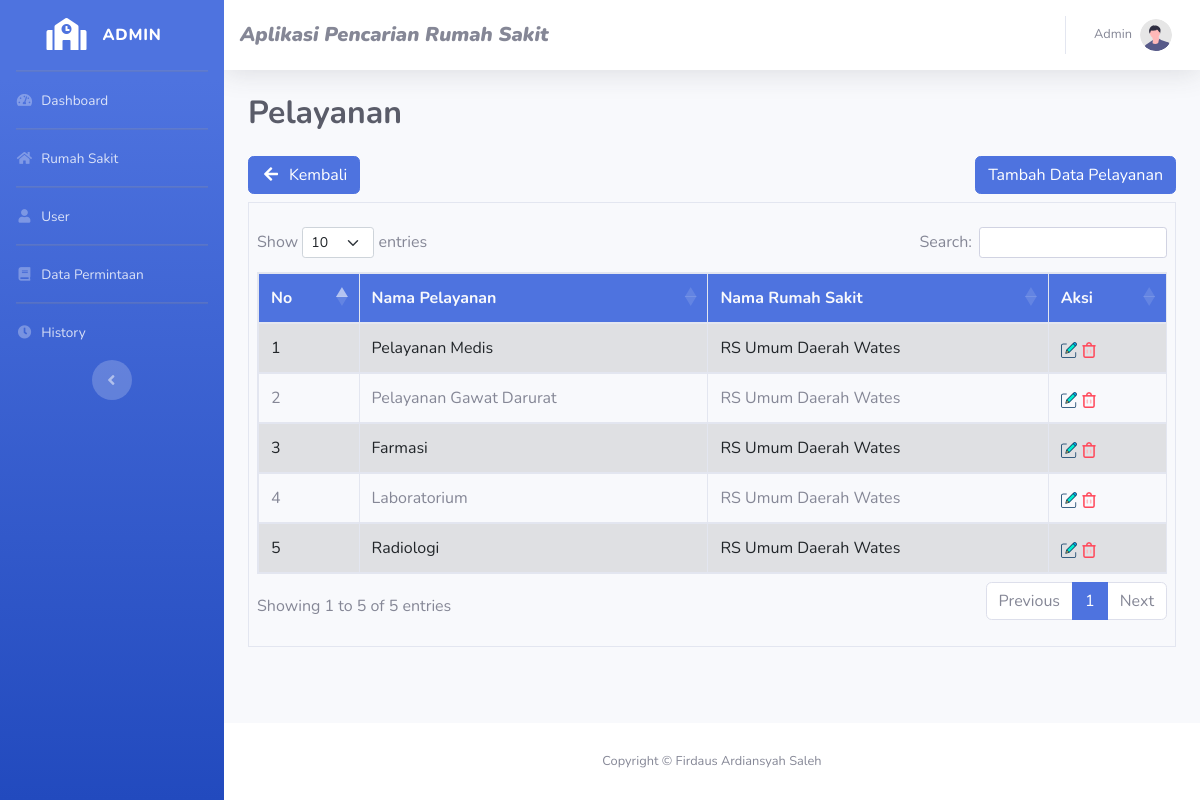
Page /views/index.php?page=pelayanan&kd_rs=3401015 (signed in) on the committed database.
### tables this page shows
CREATE TABLE `pelayanan` (
  `id_pelayanan` int(12) NOT NULL,
  `nama_pelayanan` varchar(100) NOT NULL,
  `kode_rumahsakit` int(12) NOT NULL
);

CREATE TABLE `rumah_sakit` (
  `kode_rumahsakit` int(12) NOT NULL,
  `nama_rumahsakit` varchar(100) NOT NULL,
  `jenis_rumahsakit` varchar(20) NOT NULL,
  `kelas_rumahsakit` enum('A','B','C','D') DEFAULT NULL,
  `pemilik` varchar(100) DEFAULT NULL,
  `telp` varchar(14) NOT NULL,
  `alamat` text NOT NULL,
  `latitude` double NOT NULL,
  `longitude` double NOT NULL,
  `gambar` text NOT NULL
);

### views/content/pelayanan.php (the view, shortened to what this page needs)
<?php $kd = $_GET['kd_rs']; ?>
<div class="container-fluid p-0">
    <div class="d-flex justify-content-between">
        <a href="index.php?page=rumah_sakit" class="btn btn-primary mb-2"><i class="fas fa-fw fa-arrow-left mr-2"></i>Kembali</a>
        <button type="button" class="btn btn-primary ml-5 mb-2" data-toggle="modal" style="float:right;" data-target="#tambahdatapelayanan" data-whatever="Pelayanan">Tambah Data Pelayanan</button>
    </div>
</div>
<div class="table-responsive border px-2 py-4">
    <table class="table table-bordered table-hover table-striped " id="data-table">
        <thead style="background-color: #4e73df;">
            <tr class="text-light">
                <th scope="col">No</th>
                <th scope="col">Nama Pelayanan</th>
                <th scope="col">Nama Rumah Sakit</th>
                <th scope="col">Aksi</th>
            </tr>
        </thead>
        <tbody>
            <?php
            $query = "SELECT pelayanan.*, rumah_sakit.nama_rumahsakit FROM pelayanan INNER JOIN rumah_sakit ON rumah_sakit.kode_rumahsakit = pelayanan.kode_rumahsakit WHERE pelayanan.kode_rumahsakit=$kd";
            $data_kelas = mysqli_query($koneksi, $query);
            $nomor = 1;
            while ($d = mysqli_fetch_array($data_kelas)) {
            ?>
                <tr>
                    <td><?php echo $nomor++; ?></td>
                    <td><?php echo $d['nama_pelayanan']; ?></td>
                    <td><?php echo $d['nama_rumahsakit']; ?></td>
                    <td>
                        <a data-toggle="modal" data-target="#updatedatapelayanan<?php echo $d['id_pelayanan']; ?>" class="link"><img name="pencil" src="../assets/edit.png"></a>
                        <a href="./content/function/hapuspelayanan.php?id_pelayanan=<?php echo $d['id_pelayanan'] ?>&kd=<?php echo $d['kode_rumahsakit'] ?>" class="link"><img name="delete" src="../assets/delete.png" onclick="return confirm('Yakin Akan di Hapus ?')"></a>
                    </td>
                </tr>
            <?php
            }
            ?>
        </tbody>
    </table>
</div>

### views/index.php (shortened to what this page needs)
<?php
if (isset($_GET["page"])) {
    $page = $_GET["page"];
} else {
    $page = "dashboard";
}
?>
<!DOCTYPE html>
<html lang="en" manifest="../assets//manifest/app.manifest">
<head>
    <?php
    include 'layouts/head.php';
    ?>
<body id="page-top">
    <div id="wrapper">
        <?php include 'layouts/sidebar.php' ?>
        <div id="content-wrapper" class="d-flex flex-column">
            <div id="content">
                <?php include 'layouts/navbar.php' ?>
                <div class="container-fluid">
                    <div class="d-sm-flex align-items-center justify-content-between mb-4">
                        <h1 class="h2 mb-0 text-dark text-capitalize font-weight-bold"><?php
                                                                                        if ($page == 'rumah_sakit') {
                                                                                            echo "Rumah Sakit";
                                                                                        } else if ($page == 'permintaan') {
                                                                                            echo "Data Permintaan";
                                                                                        } else {
                                                                                            echo $page;
                                                                                        }
                                                                                        ?></h1>
                    </div>
                    <?php
                    include "content/" . $page . ".php";
                    ?>
                </div>
            </div>
            <footer class="sticky-footer bg-white">
                <div class="container my-auto">
                    <div class="copyright text-center my-auto">
                        <span>Copyright &copy; Firdaus Ardiansyah Saleh</span>
                    </div>
                </div>
            </footer>
        </div>
    </div>
</body>
</html>

### views/layouts/head.php (shortened to what this page needs)
<link href="https://cdn.jsdelivr.net/npm/bootstrap@5.1.3/dist/css/bootstrap.min.css" rel="stylesheet">
<link href="../public/admin/vendor/fontawesome-free/css/all.min.css" rel="stylesheet" type="text/css">
<link rel="stylesheet" href="https://cdn.datatables.net/1.11.4/css/dataTables.bootstrap5.min.css" />
<link rel="stylesheet" href="https://cdn.datatables.net/select/1.3.4/css/select.bootstrap5.min.css" />
<link rel="stylesheet" href="./style.css">
<link href="../public/admin/css/sb-admin-2.min.css" rel="stylesheet">
</head>

### views/layouts/sidebar.php
<ul class="navbar-nav bg-gradient-primary sidebar sidebar-dark accordion " id="accordionSidebar">
    <a class="sidebar-brand d-flex align-items-center justify-content-center" href="index.php?page=dashboard ">
        <div class="sidebar-brand-icon">
            <i class="fas fa-fw fa-school"></i>
        </div>
        <div class="sidebar-brand-text mx-3">
            ADMIN
        </div>
    </a>
    <hr class="sidebar-divider my-0">
    <li class="nav-item">
        <a class="nav-link" href="index.php?page=dashboard">
            <i class="fas fa-fw fa-tachometer-alt"></i>
            <span>Dashboard</span></a>
    </li>
    <hr class="sidebar-divider my-0">
    <li class="nav-item">
        <a class="nav-link" href="index.php?page=rumah_sakit">
            <i class="fas fa-fw fa-home"></i>
            <span>Rumah Sakit</span></a>
    </li>
    <hr class="sidebar-divider my-0">
    <li class="nav-item">
        <a class="nav-link" href="index.php?page=user">
            <i class="fas fa-fw fa-user"></i>
            <span>User</span></a>
    </li>
    <hr class="sidebar-divider my-0">
    <li class="nav-item">
        <a class="nav-link" href="index.php?page=permintaan">
            <i class="fas fa-fw fa-book"></i>
            <span>Data Permintaan</span></a>
    </li>
    <hr class="sidebar-divider my-0">
    <li class="nav-item">
        <a class="nav-link" href="index.php?page=history">
            <i class="fas fa-fw fa-clock"></i>
            <span>History</span></a>
    </li>
    <div class="text-center d-none d-md-inline">
        <button class="rounded-circle border-0" id="sidebarToggle"></button>
    </div>
</ul>

### views/layouts/navbar.php (shortened to what this page needs)
<nav class="navbar navbar-expand navbar-light bg-white topbar mb-4 static-top shadow ">
    <div class="d-flex flex-row bd-highlight mr-auto">
        <h5 class="fw-bolder my-auto text-secondary"><b><i>Aplikasi Pencarian Rumah Sakit</i></b></h5>
    </div>
    <ul class="navbar-nav ml-auto">
        <li class="nav-item dropdown no-arrow">
            <a class="nav-link dropdown-toggle" href="#" id="userDropdown" role="button" data-toggle="dropdown" aria-haspopup="true" aria-expanded="false">
                <span class="mr-2 d-none d-lg-inline text-gray-600 small">
                    <?php
                    echo $_SESSION['nama'];;
                    ?>
                </span>
                <img class="img-profile rounded-circle" src="../public/admin/img/undraw_profile.svg">
            </a>
        </li>
    </ul>
</nav>

### rows in the picture
pelayanan: nama_pelayanan "Pelayanan Medis", kode_rumahsakit.nama_rumahsakit "RS Umum Daerah Wates"
pelayanan: nama_pelayanan "Pelayanan Gawat Darurat", kode_rumahsakit.nama_rumahsakit "RS Umum Daerah Wates"
pelayanan: nama_pelayanan "Farmasi", kode_rumahsakit.nama_rumahsakit "RS Umum Daerah Wates"
pelayanan: nama_pelayanan "Laboratorium", kode_rumahsakit.nama_rumahsakit "RS Umum Daerah Wates"
pelayanan: nama_pelayanan "Radiologi", kode_rumahsakit.nama_rumahsakit "RS Umum Daerah Wates"

### other values in the picture
$_SESSION['nama'] "Admin"
$page "Pelayanan"
